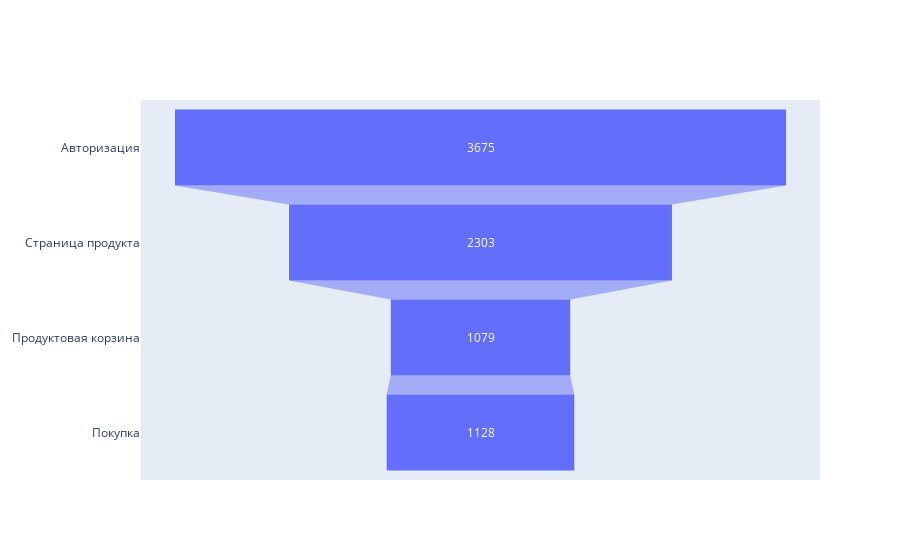

The code cell stored with this chart in its notebook:
### Code cell
# Построим воронку и посчитаем пользователей, которые хоть раз совершали то или иное событие
fig = go.Figure(go.Funnel(
    y = ["Авторизация",
         "Страница продукта", 
         "Продуктовая корзина", 
         "Покупка"],
    x = [uniq_users.login.count(), 
         uniq_users.product_page.count(), 
         uniq_users.product_cart.count(), 
         uniq_users.purchase.count()]
    ))
fig.show()

### Figure 1 — Plotly figure (JSON) as saved in the notebook; plotly's stock layout.template omitted (floating-point values rounded to 4 significant figures)
{"data": [{"type": "funnel", "x": [3675, 2303, 1079, 1128], "y": ["Авторизация", "Страница продукта", "Продуктовая корзина", "Покупка"]}], "layout": {}}
